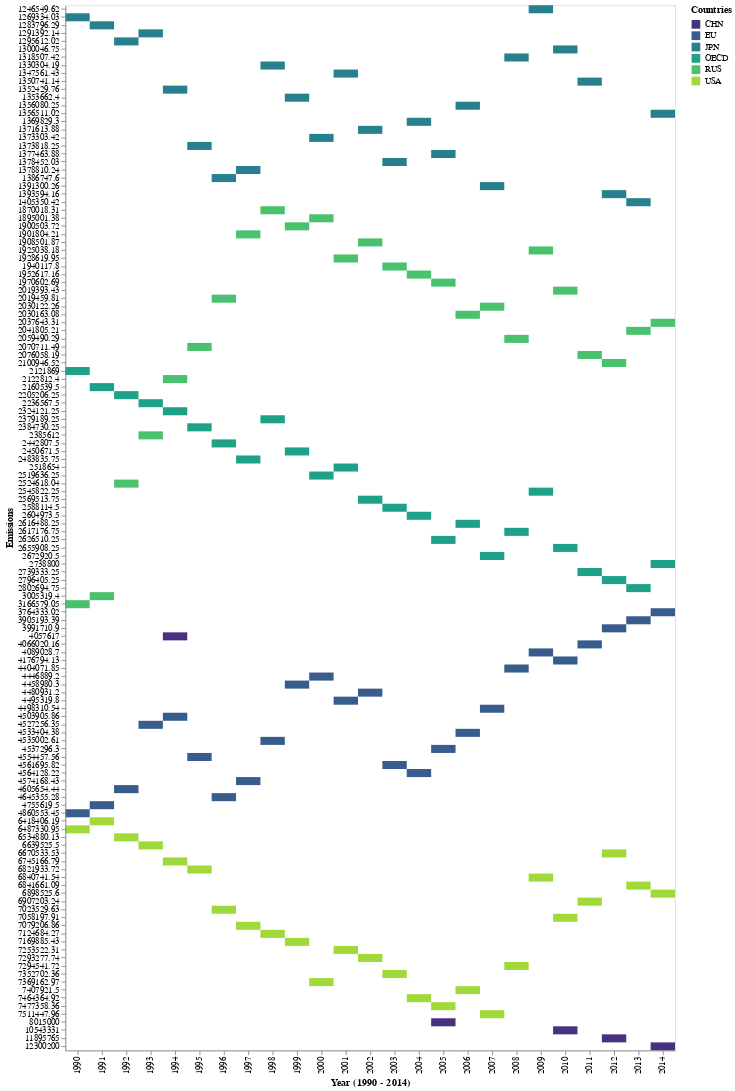

Notebook cell for this chart:
### Code cell
# manipulative heatmap
color_scheme = 'viridis'
alt.Chart(data_line).mark_rect().encode(
    x=alt.X('Year:O', title=" Year (1990 - 2014)"),
    y=alt.Y('Value:N', title="Emissions"),
    color=alt.Color('LegendLabel:N', title = 'Countries',scale=alt.Scale(scheme=color_scheme)),
    tooltip=[
        alt.Tooltip('Year:O', title="Year"),
        alt.Tooltip('Value', title='Emissions (Tonnes of CO2 equivalent)'),
        alt.Tooltip('Country', title="Country"),
    ]).properties(
    width=700,
    height=1200

)

### Figure 1 — Vega-Lite specification as saved in the notebook (floating-point values rounded to 4 significant figures; data arrays with more than 128 entries replaced by an {"elided": "..."} marker saying what was removed)
{"config": {"view": {"continuousWidth": 400, "continuousHeight": 300}}, "data": {"name": "data-054c4225936a23bffbcd9cd4acb1b3ca"}, "mark": "rect", "encoding": {"color": {"field": "LegendLabel", "scale": {"scheme": "viridis"}, "title": "Countries", "type": "nominal"}, "tooltip": [{"field": "Year", "title": "Year", "type": "ordinal"}, {"field": "Value", "title": "Emissions (Tonnes of CO2 equivalent)", "type": "quantitative"}, {"field": "Country", "title": "Country", "type": "nominal"}], "x": {"field": "Year", "title": " Year (1990 - 2014)", "type": "ordinal"}, "y": {"field": "Value", "title": "Emissions", "type": "nominal"}}, "height": 1200, "width": 700, "$schema": "https://vega.github.io/schema/vega-lite/v4.17.0.json", "datasets": {"data-054c4225936a23bffbcd9cd4acb1b3ca": {"elided": "130 records"}}}
